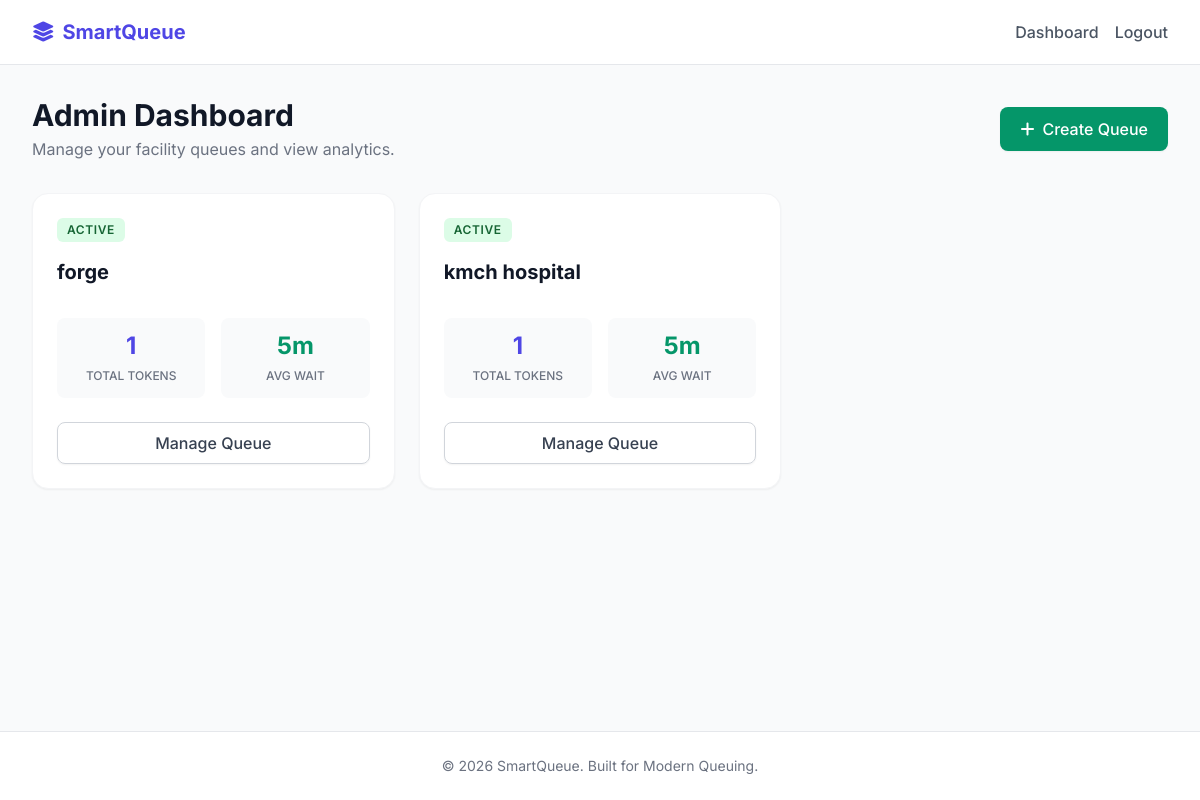
/dashboard/ (signed in), run on an earlier commit of the app's database.
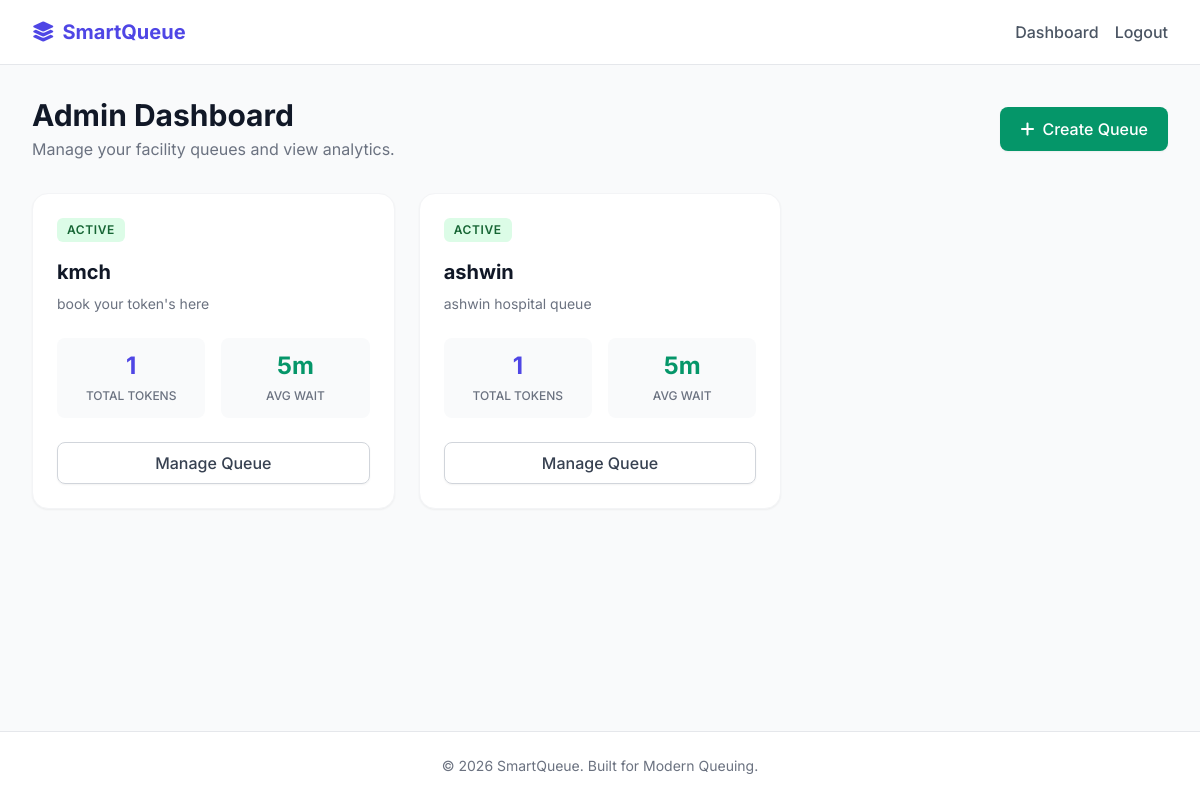
And on a later commit of the database.
### queues/models.py (models this page shows)
class Queue(models.fields.CharField):
    pass # Re-write

### queues/views.py (the view)
# urls.py: path('dashboard/', views.dashboard, name='dashboard'),
@login_required
def dashboard(request):
    if request.user.is_owner:
        if request.user.is_superuser:
            managed_queues = Queue.objects.all().order_by('-created_at')
        else:
            managed_queues = Queue.objects.filter(created_by=request.user).order_by('-created_at')
        context = {'queues': managed_queues, 'is_owner': True}
        return render(request, 'dashboard.html', context)
    else:
        user_tokens = Token.objects.filter(user=request.user).order_by('-created_at')
        context = {'tokens': user_tokens, 'is_owner': False}
        return render(request, 'dashboard.html', context)

### users/models.py (called while the page is built)
    @property
    def is_owner(self):
        return self.role == 'ADMIN' or self.is_superuser

### templates/dashboard.html (shortened to what this page needs)
{% extends 'base.html' %}
{% block content %}
<div class="mb-8 flex justify-between items-center">
    <div>
        <h1 class="text-3xl font-bold text-gray-900">
            {% if is_owner %}Admin Dashboard{% else %}My Dashboard{% endif %}
        </h1>
        <p class="text-gray-500 mt-1">
            {% if is_owner %}Manage your facility queues and view analytics.{% else %}Manage your active queue tokens.{% endif %}
        </p>
    </div>
    {% if not is_owner %}
    <a href="{% url 'join_queue' %}" class="px-5 py-2.5 bg-indigo-600 text-white rounded-lg font-medium hover:bg-indigo-700 shadow-sm smooth-hover flex items-center gap-2">
        <i class="fa-solid fa-plus"></i> Join New Queue
    </a>
    {% else %}
    <a href="{% url 'create_queue' %}" class="px-5 py-2.5 bg-emerald-600 text-white rounded-lg font-medium hover:bg-emerald-700 shadow-sm smooth-hover flex items-center gap-2">
        <i class="fa-solid fa-plus"></i> Create Queue
    </a>
    {% endif %}
</div>
{% if is_owner %}
    {% if queues %}
        <div class="grid grid-cols-1 md:grid-cols-2 lg:grid-cols-3 gap-6">
            {% for queue in queues %}
            <div class="bg-white rounded-2xl shadow-sm border border-gray-100 p-6 hover:shadow-md smooth-hover flex flex-col">
                <div class="flex justify-between items-start mb-4">
                    <span class="inline-flex items-center px-2.5 py-1 rounded-md text-xs font-semibold uppercase tracking-wider {% if queue.is_active %}bg-green-100 text-green-800{% else %}bg-red-100 text-red-800{% endif %}">
                        {% if queue.is_active %}Active{% else %}Inactive{% endif %}
                    </span>
                </div>
                <h3 class="text-xl font-bold text-gray-900 mb-2">{{ queue.name }}</h3>
                <p class="text-sm text-gray-500 mb-6 flex-grow">{{ queue.description|truncatewords:60 }}</p>
                <div class="grid grid-cols-2 gap-4 mb-6">
                    <div class="bg-gray-50 p-3 rounded-lg text-center">
                        <span class="block text-2xl font-bold text-indigo-600">{{ queue.tokens.count }}</span>
                        <span class="text-xs text-gray-500 uppercase font-medium">Total Tokens</span>
                    </div>
                    <div class="bg-gray-50 p-3 rounded-lg text-center">
                        <span class="block text-2xl font-bold text-emerald-600">{{ queue.avg_wait_time_per_person }}m</span>
                        <span class="text-xs text-gray-500 uppercase font-medium">Avg Wait</span>
                    </div>
                </div>
                <a href="{% url 'manage_queue' queue.id %}" class="w-full text-center px-4 py-2 border border-gray-300 text-gray-700 rounded-lg font-medium hover:bg-gray-50 shadow-sm smooth-hover">
                    Manage Queue
                </a>
            </div>
            {% endfor %}
        </div>
    {% endif %}
{% endif %}
{% endblock %}

### templates/base.html (shortened to what this page needs)
<!DOCTYPE html>
<html lang="en">
<head>
    <script src="https://cdn.tailwindcss.com"></script>
    <link rel="stylesheet" href="https://cdnjs.cloudflare.com/ajax/libs/font-awesome/6.4.0/css/all.min.css">
</head>
<body class="antialiased min-h-screen flex flex-col">
    <nav class="bg-white border-b border-gray-200">
        <div class="max-w-7xl mx-auto px-4 sm:px-6 lg:px-8">
            <div class="flex justify-between h-16">
                <div class="flex">
                    <div class="flex-shrink-0 flex items-center">
                        <a href="{% url 'landing' %}" class="text-xl font-bold text-indigo-600 flex items-center gap-2">
                            <i class="fa-solid fa-layer-group"></i> SmartQueue
                        </a>
                    </div>
                </div>
                <div class="flex items-center space-x-4">
                    {% if user.is_authenticated %}
                        <a href="{% url 'dashboard' %}" class="text-gray-600 hover:text-indigo-600 smooth-hover font-medium">Dashboard</a>
                        <form method="post" action="{% url 'logout' %}" class="inline">
                            <button type="submit" class="text-gray-600 hover:text-red-600 smooth-hover font-medium">Logout</button>
                        </form>
                    {% else %}
                        <a href="{% url 'login' %}" class="text-gray-600 hover:text-indigo-600 smooth-hover font-medium">Log in</a>
                        <a href="{% url 'signup' %}" class="px-4 py-2 bg-indigo-600 text-white rounded-lg font-medium hover:bg-indigo-700 shadow-sm smooth-hover">Sign up</a>
                    {% endif %}
                </div>
            </div>
        </div>
    </nav>
    <main class="flex-grow max-w-7xl mx-auto px-4 sm:px-6 lg:px-8 py-8 w-full">
        {% block content %}{% endblock %}
    </main>
    <footer class="bg-white border-t border-gray-200 mt-auto py-6">
        <div class="max-w-7xl mx-auto px-4 text-center text-gray-500 text-sm">
            &copy; 2026 SmartQueue. Built for Modern Queuing.
        </div>
    </footer>
</body>
</html>

### templates/base.html (style rules this page uses)
body { font-family: 'Inter', sans-serif; background-color: #f9fafb; color: #111827; }
.smooth-hover { transition: all 0.2s ease-in-out; }

What changed in the data, as far as the page shows it:
removed Queue: is_active "ACTIVE", name "forge", tokens.count "1", avg_wait_time_per_person "5"
removed Queue: is_active "ACTIVE", name "kmch hospital", tokens.count "1", avg_wait_time_per_person "5"
added Queue: is_active "ACTIVE", name "kmch", description "book your token's here", tokens.count "1", avg_wait_time_per_person "5"
added Queue: is_active "ACTIVE", name "ashwin", description "ashwin hospital queue", tokens.count "1", avg_wait_time_per_person "5"
